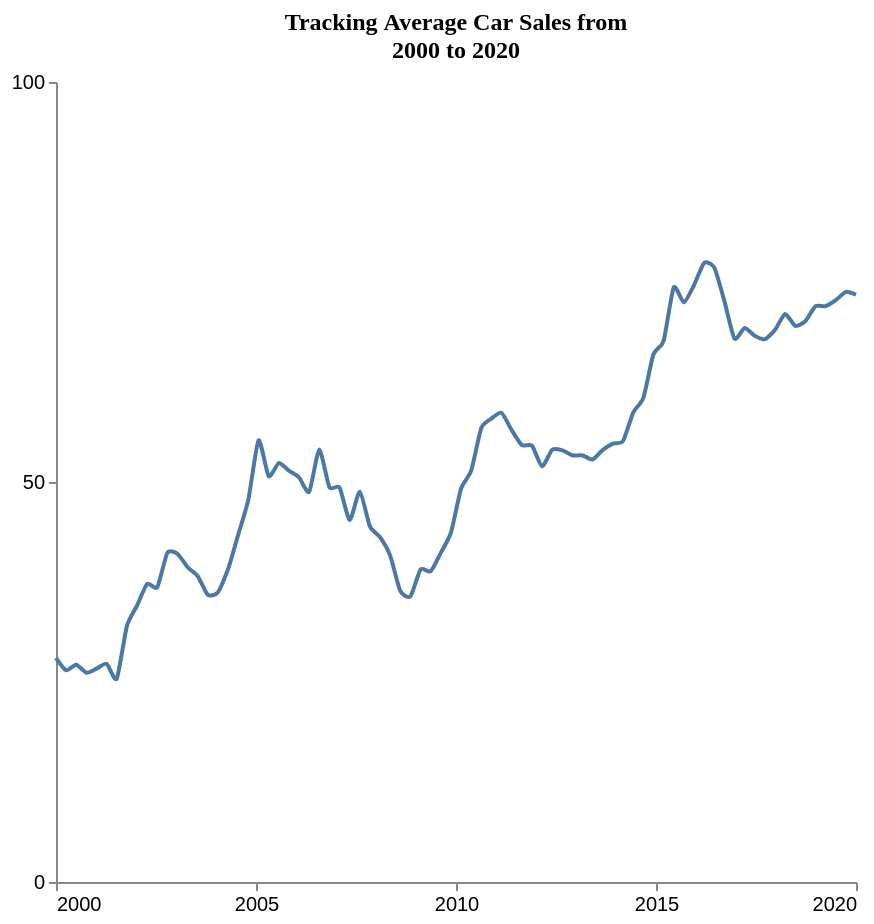

Specify this chart in Vega-Lite:
### Vega-Lite specification from a JSON file in a GitHub repository (floating-point values rounded to 4 significant figures)
{"$schema": "https://vega.github.io/schema/vega-lite/v5.json", "description": "Pattern: uniform", "data": {"values": [{"X": 2000.0, "Y": 28.0}, {"X": 2000.0, "Y": 26.47}, {"X": 2001.0, "Y": 27.15}, {"X": 2001.0, "Y": 26.16}, {"X": 2001.0, "Y": 26.66}, {"X": 2001.0, "Y": 27.28}, {"X": 2002.0, "Y": 25.4}, {"X": 2002.0, "Y": 31.98}, {"X": 2002.0, "Y": 34.54}, {"X": 2002.0, "Y": 37.27}, {"X": 2003.0, "Y": 36.84}, {"X": 2003.0, "Y": 41.16}, {"X": 2003.0, "Y": 41.01}, {"X": 2003.0, "Y": 39.34}, {"X": 2004.0, "Y": 38.22}, {"X": 2004.0, "Y": 35.88}, {"X": 2004.0, "Y": 36.23}, {"X": 2004.0, "Y": 39.13}, {"X": 2005.0, "Y": 43.44}, {"X": 2005.0, "Y": 47.83}, {"X": 2005.0, "Y": 55.2}, {"X": 2005.0, "Y": 50.74}, {"X": 2006.0, "Y": 52.36}, {"X": 2006.0, "Y": 51.42}, {"X": 2006.0, "Y": 50.57}, {"X": 2006.0, "Y": 48.77}, {"X": 2007.0, "Y": 54.05}, {"X": 2007.0, "Y": 49.34}, {"X": 2007.0, "Y": 49.32}, {"X": 2007.0, "Y": 45.24}, {"X": 2008.0, "Y": 48.8}, {"X": 2008.0, "Y": 44.45}, {"X": 2008.0, "Y": 43.1}, {"X": 2008.0, "Y": 40.8}, {"X": 2009.0, "Y": 36.38}, {"X": 2009.0, "Y": 35.7}, {"X": 2009.0, "Y": 39.05}, {"X": 2009.0, "Y": 38.84}, {"X": 2010.0, "Y": 41.15}, {"X": 2010.0, "Y": 43.67}, {"X": 2010.0, "Y": 49.18}, {"X": 2010.0, "Y": 51.41}, {"X": 2011.0, "Y": 56.76}, {"X": 2011.0, "Y": 57.93}, {"X": 2011.0, "Y": 58.64}, {"X": 2011.0, "Y": 56.48}, {"X": 2012.0, "Y": 54.61}, {"X": 2012.0, "Y": 54.54}, {"X": 2012.0, "Y": 51.95}, {"X": 2012.0, "Y": 54.03}, {"X": 2013.0, "Y": 53.96}, {"X": 2013.0, "Y": 53.34}, {"X": 2013.0, "Y": 53.32}, {"X": 2013.0, "Y": 52.81}, {"X": 2014.0, "Y": 54.02}, {"X": 2014.0, "Y": 54.8}, {"X": 2014.0, "Y": 55.12}, {"X": 2014.0, "Y": 58.68}, {"X": 2015.0, "Y": 60.51}, {"X": 2015.0, "Y": 65.97}, {"X": 2015.0, "Y": 67.62}, {"X": 2015.0, "Y": 74.32}, {"X": 2016.0, "Y": 72.46}, {"X": 2016.0, "Y": 74.59}, {"X": 2016.0, "Y": 77.39}, {"X": 2016.0, "Y": 76.83}, {"X": 2017.0, "Y": 72.64}, {"X": 2017.0, "Y": 67.92}, {"X": 2017.0, "Y": 69.26}, {"X": 2017.0, "Y": 68.27}, {"X": 2018.0, "Y": 67.85}, {"X": 2018.0, "Y": 69.01}, {"X": 2018.0, "Y": 71.01}, {"X": 2018.0, "Y": 69.51}, {"X": 2019.0, "Y": 70.11}, {"X": 2019.0, "Y": 71.97}, {"X": 2019.0, "Y": 71.99}, {"X": 2019.0, "Y": 72.73}, {"X": 2020.0, "Y": 73.77}, {"X": 2020.0, "Y": 73.41}]}, "mark": {"type": "line", "interpolate": "cardinal", "tension": 0.4}, "encoding": {"x": {"field": "X", "type": "quantitative", "title": "", "axis": {"grid": false, "format": "d", "values": [2000, 2005, 2010, 2015, 2020], "tickSize": 4}, "scale": {"domain": [2000, 2020]}}, "y": {"field": "Y", "type": "quantitative", "title": "", "axis": {"grid": false, "format": "d", "values": [0, 50, 100], "tickSize": 4, "tickOpacity": 1}, "scale": {"domain": [0, 100]}}}, "title": {"text": "Tracking Average Car Sales from^ 2000 to 2020", "anchor": "middle", "font": "Tahoma", "fontSize": 12}, "config": {"lineBreak": "^", "view": {"stroke": null}}, "height": 400, "width": 400, "autosize": "pad"}
